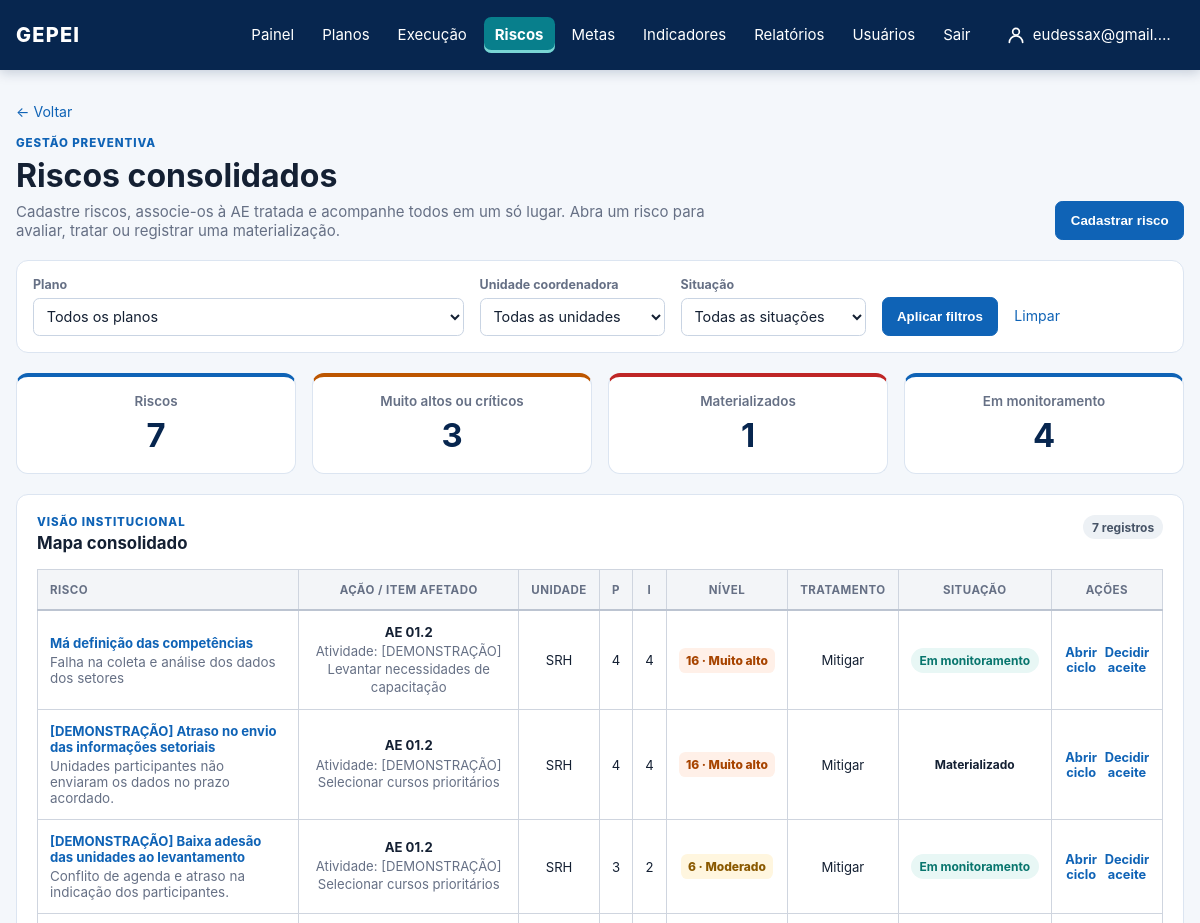
The app's page /riscos/ (signed in, upper part), older data.
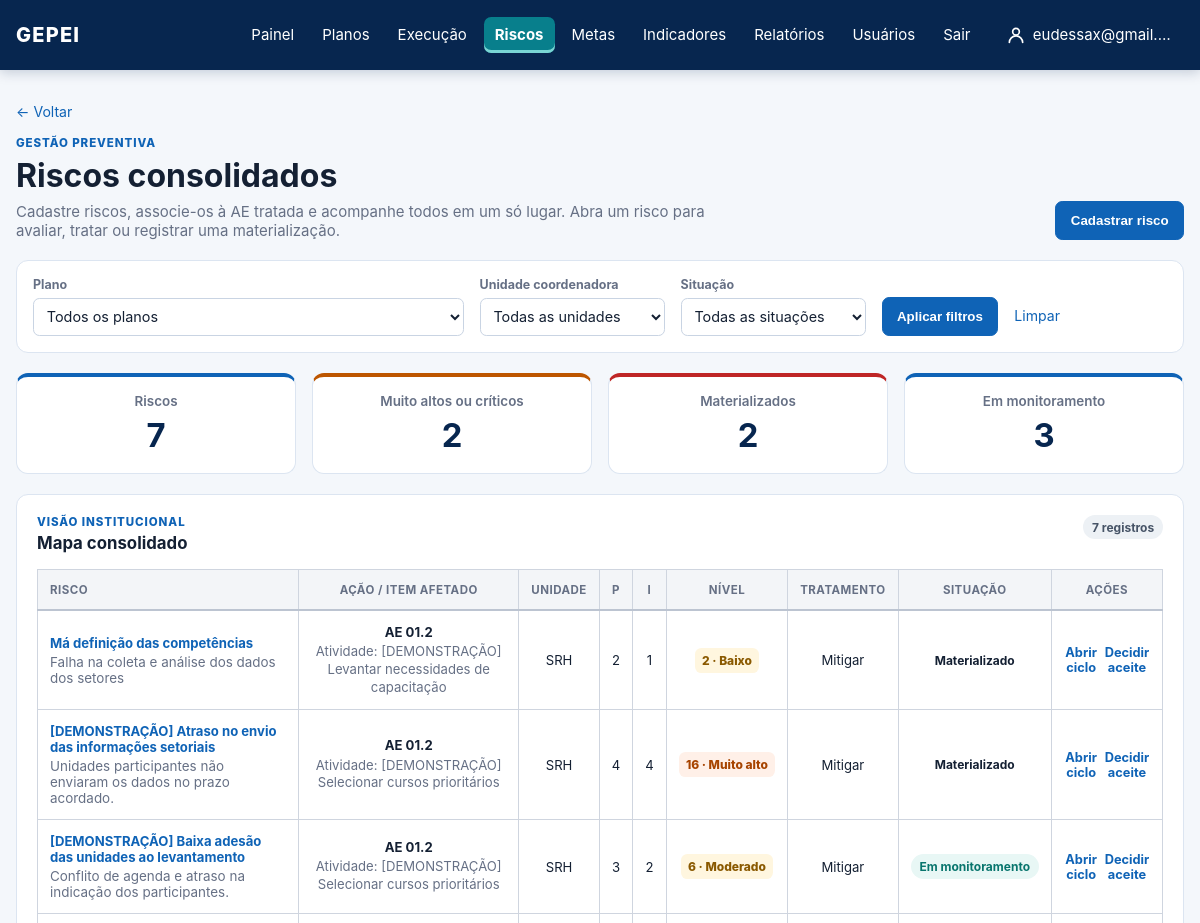
The same page, newer data.
### core/models.py (models this page shows, shortened)
class Risk(models.Model):
    class Status(models.TextChoices):
        IDENTIFIED = "IDENTIFICADO", "Identificado"
        IN_TREATMENT = "EM_TRATAMENTO", "Em tratamento"
        MONITORING = "EM_MONITORAMENTO", "Em monitoramento"
        MATERIALIZED = "MATERIALIZADO", "Materializado"
        CLOSED = "ENCERRADO", "Encerrado"
    class OccurrenceTiming(models.TextChoices):
        ANY_TIME = "QUALQUER_MOMENTO", "Pode ocorrer a qualquer momento"
        EXPOSURE_WINDOW = "PERIODO", "Durante um período de exposição"
        DATE_OR_MILESTONE = "DATA_MARCO", "Em uma data ou marco provável"
        UNKNOWN = "INDETERMINADO", "Não é possível estimar o momento"
    action = models.ForeignKey(StrategicAction, on_delete=models.CASCADE, related_name="risks")
    activity = models.ForeignKey(Activity, null=True, blank=True, on_delete=models.SET_NULL, related_name="risks")
    owner = models.ForeignKey(settings.AUTH_USER_MODEL, on_delete=models.PROTECT)
    title = models.CharField(max_length=255)
    cause = models.TextField()
    probability = models.PositiveSmallIntegerField()
    impact = models.PositiveSmallIntegerField()
    status = models.CharField(max_length=16, choices=Status.choices, default=Status.IDENTIFIED)
    treatment = models.CharField(max_length=20, blank=True)
    preventive_measure = models.TextField(blank=True)
    contingency_measure = models.TextField(blank=True)
    occurrence_timing = models.CharField(
        max_length=20,
        choices=OccurrenceTiming.choices,
        default=OccurrenceTiming.UNKNOWN,
    )
    exposure_start_date = models.DateField(null=True, blank=True)
    exposure_end_date = models.DateField(null=True, blank=True)
    expected_occurrence_date = models.DateField(null=True, blank=True)
    trigger_description = models.TextField(blank=True)
    @property
    def level(self):
        return self.probability * self.impact
    @property
    def level_label(self):
        if self.level >= 20:
            return "Crítico"
        if self.level >= 15:
            return "Muito alto"
        if self.level >= 10:
            return "Alto"
        if self.level >= 5:
            return "Moderado"
        return "Baixo"

class StrategicAction(models.Model):
    class Status(models.TextChoices):
        NOT_STARTED = "NAO_INICIADA", "Não iniciada"
        IN_PROGRESS = "EM_ANDAMENTO", "Em andamento"
        COMPLETED = "CONCLUIDA", "Concluída"
        DELAYED = "ATRASADA", "Atrasada"
        BLOCKED = "BLOQUEADA", "Bloqueada"
        SUSPENDED = "SUSPENSA", "Suspensa"
    artifact = models.ForeignKey(PlanArtifact, on_delete=models.PROTECT, related_name="actions")
    coordinating_unit = models.ForeignKey(OrganizationalUnit, on_delete=models.PROTECT)
    code = models.CharField(max_length=30)
    title = models.CharField(max_length=255)
    description = models.TextField(blank=True)
    due_date = models.DateField(
        null=True,
        blank=True,
        help_text="Preenchido no cronograma operacional; não é inferido da vigência do PEI.",
    )
    status = models.CharField(max_length=15, choices=Status.choices, default=Status.NOT_STARTED)
    progress = models.DecimalField(max_digits=5, decimal_places=2, default=0)
    funding_sources = models.CharField(max_length=255, blank=True)
    participating_units = models.ManyToManyField(OrganizationalUnit, related_name="participating_actions", blank=True)

class Activity(models.Model):
    class FundingSource(models.TextChoices):
        FAF = "FAF", "Fundo a Fundo (FaF)"
        CODE_0500 = "0500", "Fonte 0500"
        AGREEMENT = "CONVENIO", "Convênio"
        OTHER = "OUTRA", "Outra"
    action_plan = models.ForeignKey(ActionPlan, on_delete=models.CASCADE, related_name="activities")
    executor = models.ForeignKey(settings.AUTH_USER_MODEL, on_delete=models.PROTECT, related_name="assigned_activities")
    title = models.CharField(max_length=255)
    description = models.TextField(blank=True)
    position = models.PositiveIntegerField(default=0)
    weight = models.DecimalField(max_digits=5, decimal_places=2)
    progress = models.DecimalField(max_digits=5, decimal_places=2, default=0)
    start_date = models.DateField(null=True, blank=True)
    end_date = models.DateField()
    status = models.CharField(max_length=15, choices=StrategicAction.Status.choices, default=StrategicAction.Status.NOT_STARTED)
    expected_delivery = models.CharField(max_length=255, blank=True)
    requires_financial_resource = models.BooleanField(default=False)
    planned_cost = models.DecimalField(max_digits=14, decimal_places=2, null=True, blank=True)
    disbursed_cost = models.DecimalField(max_digits=14, decimal_places=2, null=True, blank=True)
    funding_source = models.CharField(max_length=12, choices=FundingSource.choices, blank=True)
    funding_source_other = models.CharField(max_length=160, blank=True)
    financial_responsible_unit = models.ForeignKey(
        OrganizationalUnit,
        null=True,
        blank=True,
        on_delete=models.PROTECT,
        related_name="financially_monitored_activities",
    )
    financial_reference = models.CharField(max_length=255, blank=True)
    class Meta:
        ordering = ["position", "start_date", "end_date", "id"]
    def __str__(self):
        return self.title

class OrganizationalUnit(models.Model):
    class UnitType(models.TextChoices):
        ORGAN = "ORGAO", "Órgão"
        UNIT = "UNIDADE", "Unidade"
        SECTOR = "SETOR", "Setor"
    organization = models.ForeignKey(Organization, on_delete=models.PROTECT)
    parent = models.ForeignKey("self", null=True, blank=True, on_delete=models.PROTECT)
    name = models.CharField(max_length=180)
    acronym = models.CharField(max_length=30, blank=True)
    unit_type = models.CharField(max_length=10, choices=UnitType.choices)

class RiskTreatment(models.Model):
    class Decision(models.TextChoices):
        ACCEPT = "ACEITAR", "Aceitar"
        MITIGATE = "MITIGAR", "Mitigar"
        AVOID = "EVITAR", "Evitar"
        TRANSFER = "TRANSFERIR", "Transferir"
    risk = models.ForeignKey(Risk, on_delete=models.CASCADE, related_name="treatments")
    decision = models.CharField(max_length=12, choices=Decision.choices)
    justification = models.TextField(blank=True)
    responsible = models.ForeignKey(
        settings.AUTH_USER_MODEL,
        on_delete=models.PROTECT,
        related_name="risk_treatments",
    )
    due_date = models.DateField(null=True, blank=True)
    preventive_measure = models.TextField(blank=True)
    contingency_measure = models.TextField(blank=True)
    created_by = models.ForeignKey(
        settings.AUTH_USER_MODEL,
        on_delete=models.PROTECT,
        related_name="created_risk_treatments",
    )
    created_at = models.DateTimeField(auto_now_add=True)
    class Meta:
        ordering = ["-created_at", "-id"]

### core/views.py (the view)
# urls.py: path("riscos/", views.risk_overview, name="risk_overview"),
@login_required
def risk_overview(request):
    _require_permission(request.user, "view_risk")
    plans = Plan.objects.filter(active=True).order_by("acronym")
    units = scope_units(OrganizationalUnit.objects.order_by("name"), request.user)
    can_add_risk = request.user.has_perm("core.add_risk")
    creatable_actions = scope_actions(
        StrategicAction.objects.filter(action_plan__isnull=False).select_related("artifact"), request.user
    ).order_by("artifact__code", "code")
    if request.method == "POST":
        _require_permission(request.user, "add_risk")
        create_form = RiskCreateForm(request.POST, actions=creatable_actions)
        if create_form.is_valid():
            risk = _save_new_risk(request.user, create_form, create_form.cleaned_data["action"])
            messages.success(request, "Risco cadastrado e associado à AE selecionada.")
            return redirect("risk_overview")
    else:
        create_form = RiskCreateForm(actions=creatable_actions)
    activities_by_action = {}
    for activity in create_form.fields["activity"].queryset.select_related("action_plan"):
        activities_by_action.setdefault(activity.action_plan.action_id, []).append([activity.id, activity.title])
    risks = Risk.objects.filter(action__in=scope_actions(StrategicAction.objects.all(), request.user)).select_related(
        "action",
        "action__artifact",
        "action__artifact__plan",
        "action__coordinating_unit",
        "activity",
        "owner",
    ).prefetch_related("treatments")
    selected_plan = request.GET.get("plan", "")
    selected_unit = request.GET.get("unit", "")
    selected_status = request.GET.get("status", "")
    if selected_plan.isdigit():
        risks = risks.filter(action__artifact__plan_id=selected_plan)
    if selected_unit.isdigit():
        risks = risks.filter(action__coordinating_unit_id=selected_unit)
    if selected_status in Risk.Status.values:
        risks = risks.filter(status=selected_status)
    risks = list(risks.order_by("action__artifact__code", "action__code", "title"))
    return render(
        request,
        "core/risk_overview.html",
        {
            "risks": risks,
            "create_form": create_form,
            "activities_by_action": activities_by_action,
            "has_creatable_actions": can_add_risk and creatable_actions.exists(),
            "can_add_risk": can_add_risk,
            "plans": plans,
            "units": units,
            "risk_status_choices": Risk.Status.choices,
            "selected_plan": selected_plan,
            "selected_unit": selected_unit,
            "selected_status": selected_status,
            "critical_count": sum(risk.level >= 15 for risk in risks),
            "materialized_count": sum(risk.status == Risk.Status.MATERIALIZED for risk in risks),
            "monitoring_count": sum(risk.status == Risk.Status.MONITORING for risk in risks),
        },
    )

### core/forms.py (shortened to what this page needs)
class RiskCreateForm(RiskIdentificationForm):
    action = forms.ModelChoiceField(
        queryset=StrategicAction.objects.none(),
        label="Ação estratégica (AE) tratada",
        empty_label="Selecione a AE",
    )
    field_order = ["action", "activity", "title", "cause", "owner", "probability", "impact"]
    def __init__(self, *args, actions, **kwargs):
        forms.ModelForm.__init__(self, *args, **kwargs)
        self.fields["action"].queryset = actions
        self.fields["action"].label_from_instance = lambda action: f"{action.code} · {action.title}"
        self.fields["activity"].queryset = Activity.objects.filter(action_plan__action__in=actions).order_by("position", "title")
        self.fields["owner"].queryset = get_user_model().objects.filter(is_active=True).order_by("username")

### core/context_processors.py (called while the page is built)
def navigation_plans(request):
    if not request.user.is_authenticated:
        return {"navigation_plans": []}
    return {"navigation_plans": Plan.objects.order_by("acronym", "name")}

### core/permissions.py (called while the page is built)
def is_administrator(user):
    if user.is_superuser:
        return True
    return user.groups.filter(name__iexact=ADMINISTRATOR_GROUP_NAME).exists()

### templates/core/risk_overview.html (shortened to what the changed rows need)
{% extends "base.html" %}
{% block content %}
  <section class="page-heading dashboard-heading">
    <div>
      <h1>Riscos consolidados</h1>
    </div>
  </section>
  <section class="metrics metrics-centered action-detail-metrics">
    <article class="metric-card metric-warning"><span>Muito altos ou críticos</span><strong>{{ critical_count }}</strong></article>
    <article class="metric-card metric-danger"><span>Materializados</span><strong>{{ materialized_count }}</strong></article>
    <article class="metric-card"><span>Em monitoramento</span><strong>{{ monitoring_count }}</strong></article>
  </section>
  <section class="panel action-panel">
    <div class="panel-heading"><div><p class="eyebrow">Visão institucional</p><h2>Mapa consolidado</h2></div><span class="chip chip-neutral">{{ risks|length }} registros</span></div>
    {% if risks %}
      <div class="responsive-table"><table class="risk-map-table"><thead><tr><th>Risco</th><th>Ação / item afetado</th><th>Unidade</th><th class="col-center">P</th><th class="col-center">I</th><th class="col-center">Nível</th><th>Tratamento</th><th>Situação</th><th>Ações</th></tr></thead><tbody>
        {% for risk in risks %}<tr>
          <td><a href="{% url 'risk_detail' risk.action.id risk.id %}"><strong>{{ risk.title }}</strong></a><span>{{ risk.cause|truncatechars:85 }}</span></td>
          <td class="risk-context-cell"><strong>{{ risk.action.code }}</strong><span>{% if risk.activity %}Atividade: {{ risk.activity.title }}{% else %}Ação estratégica{% endif %}</span></td>
          <td>{{ risk.action.coordinating_unit.acronym|default:risk.action.coordinating_unit.name }}</td>
          <td class="col-center">{{ risk.probability }}</td><td class="col-center">{{ risk.impact }}</td>
          <td class="col-center"><span class="risk-level {% if risk.level >= 20 %}risk-critical{% elif risk.level >= 10 %}risk-high{% else %}risk-medium{% endif %}">{{ risk.level }} · {{ risk.level_label }}</span></td>
          <td>{% if not perms.core.view_risktreatment %}🔒{% else %}{% with treatment=risk.treatments.first %}{% if treatment %}{{ treatment.get_decision_display }}{% elif risk.treatment %}{{ risk.treatment|title }}{% else %}A definir{% endif %}{% endwith %}{% endif %}</td>
          <td><span class="chip chip-{{ risk.status|lower }}">{{ risk.get_status_display }}</span></td>
          <td><div class="row-actions"><a class="text-button" href="{% url 'risk_detail' risk.action.id risk.id %}">Abrir ciclo</a><a class="text-button" href="{% url 'risk_detail' risk.action.id risk.id %}#alcada">Decidir aceite</a></div></td>
        </tr>{% endfor %}
      </tbody></table></div>
    {% else %}<div class="empty-state large-empty"><strong>Nenhum risco encontrado.</strong><span>Altere os filtros ou use “Cadastrar risco”.</span></div>{% endif %}
  </section>
{% endblock %}

Row changes from the older to the newer data that the page shows:
changed Risk "Falha na coleta e análise dos dados dos setores": probability "4" → "2"; impact "4" → "1"; level "16" → "2"; level_label "Muito alto" → "Baixo"; status "Em monitoramento" → "Materializado"
Text that changed along with them:
{{ critical_count }}: "3" → "2"
{{ materialized_count }}: "1" → "2"
{{ monitoring_count }}: "4" → "3"
